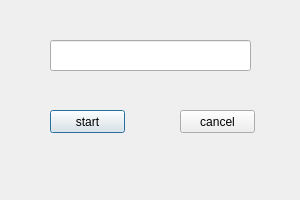
<?xml version="1.0" encoding="UTF-8"?>
<ui version="4.0">
 <class>showIp</class>
 <widget class="QDialog" name="showIp">
  <property name="geometry">
   <rect>
    <x>0</x>
    <y>0</y>
    <width>300</width>
    <height>200</height>
   </rect>
  </property>
  <property name="sizePolicy">
   <sizepolicy hsizetype="Fixed" vsizetype="Fixed">
    <horstretch>0</horstretch>
    <verstretch>0</verstretch>
   </sizepolicy>
  </property>
  <property name="windowTitle">
   <string>显示主机IP</string>
  </property>
  <widget class="QLineEdit" name="lineEdit">
   <property name="geometry">
    <rect>
     <x>50</x>
     <y>40</y>
     <width>201</width>
     <height>31</height>
    </rect>
   </property>
  </widget>
  <widget class="QPushButton" name="pushButton">
   <property name="geometry">
    <rect>
     <x>50</x>
     <y>110</y>
     <width>75</width>
     <height>23</height>
    </rect>
   </property>
   <property name="text">
    <string>start</string>
   </property>
  </widget>
  <widget class="QPushButton" name="pushButton_2">
   <property name="geometry">
    <rect>
     <x>180</x>
     <y>110</y>
     <width>75</width>
     <height>23</height>
    </rect>
   </property>
   <property name="text">
    <string>cancel</string>
   </property>
  </widget>
 </widget>
 <resources/>
 <connections/>
</ui>
